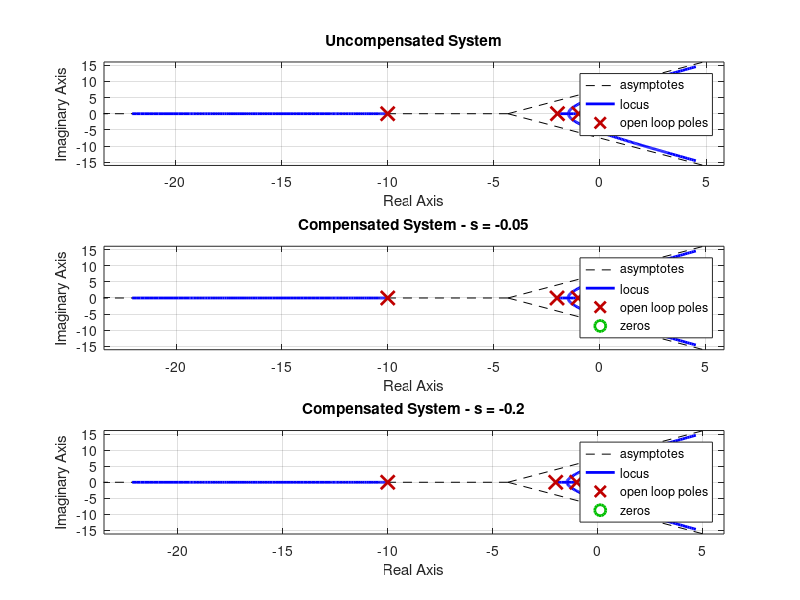

The MATLAB source for this figure:
%% Part 1a - Uncompensated System
s = tf('s');
x = 21/((s+1)*(s+3)*s);
subplot(2,1,1);
rlocus(x)
title("Uncompensated");
xlim([-10,1])
ylim([-5,5])


% Part 1c - Phase-Lead compensated system
x = (0.9033*((s+1.17)/(s+7.05)))*(21/((s+1)*(s+3)*s));
subplot(2,1,2);
rlocus(x)
title("Phase-Lead Compensated");
xlim([-10,1])
ylim([-5,5])


%% Part 2b - PD compensated system

% plotting uncompensated root locus
s = tf('s');
x = 21/((s+1)*(s+3)*s);
subplot(2,1,1);
rlocus(x)
title("Uncompensated");
xlim([-10,1])
ylim([-5,5])

% plotting compensated root locus
x = ((4/21)+(3/21)*s)*(21/((s+1)*(s+3)*s));
subplot(2,1,2);
rlocus(x)
title("PD Compensated");
xlim([-10,1])
ylim([-5,5])



%% Part 3a - Uncompensated system

s = tf('s');
x = 50/((s+1)*(s+2)*(s+10))
subplot(3,1,1)
rlocus(x)
title("Uncompensated System");

% Part 3f - closed loop poles

% compensator s=-0.05
s = tf('s');
x = ((50*(0.377))/((s+1)*(s+2)*(s+10))) * (0.126*((s+0.05)/(s+0.0063)))
subplot(3,1,2);
rlocus(x)
title("Compensated System - s = -0.05");

% compensator s=-0.2 
s = tf('s');
x = ((50*(0.377))/((s+1)*(s+2)*(s+10))) * (0.126*((s+0.2)/(s+0.0252)))
subplot(3,1,3);
rlocus(x)
title("Compensated System - s = -0.2");



